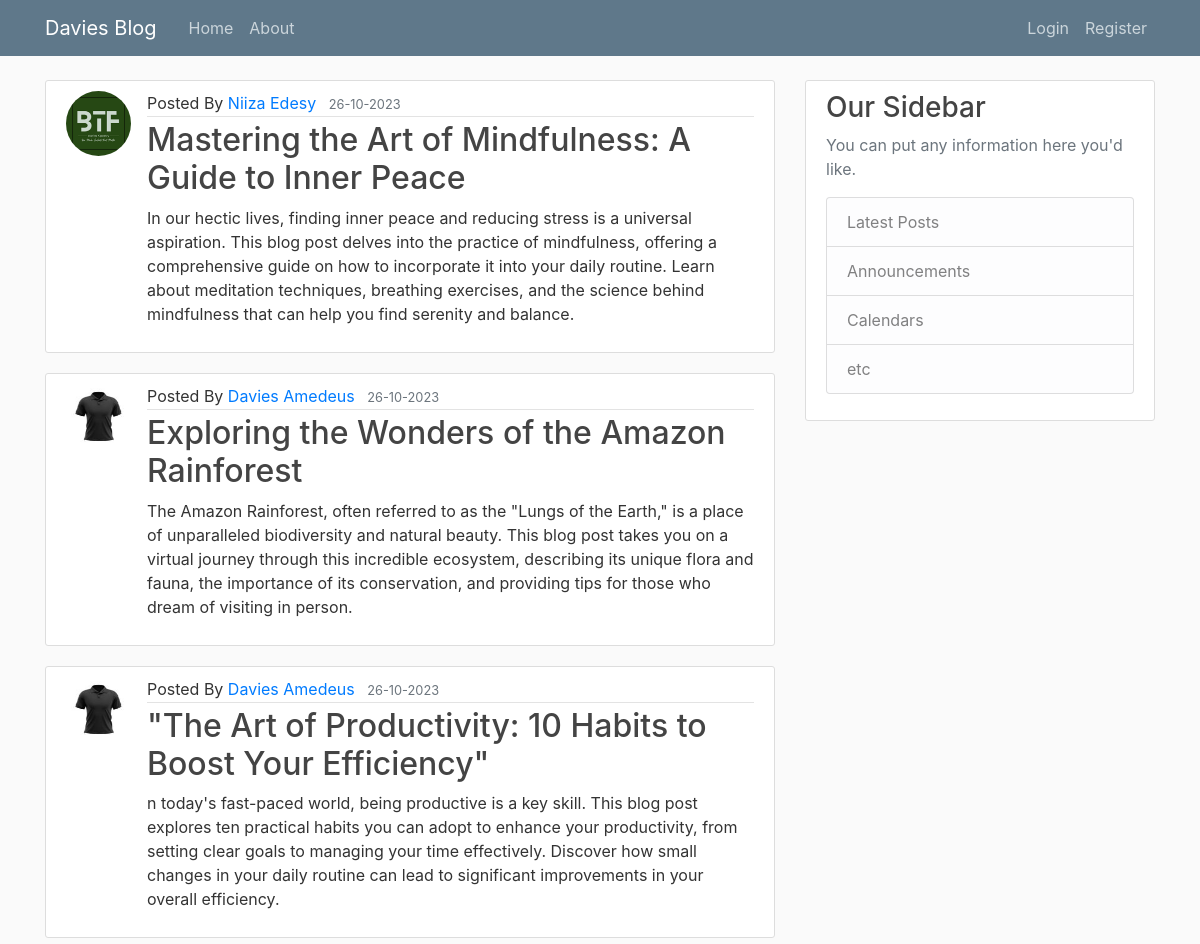
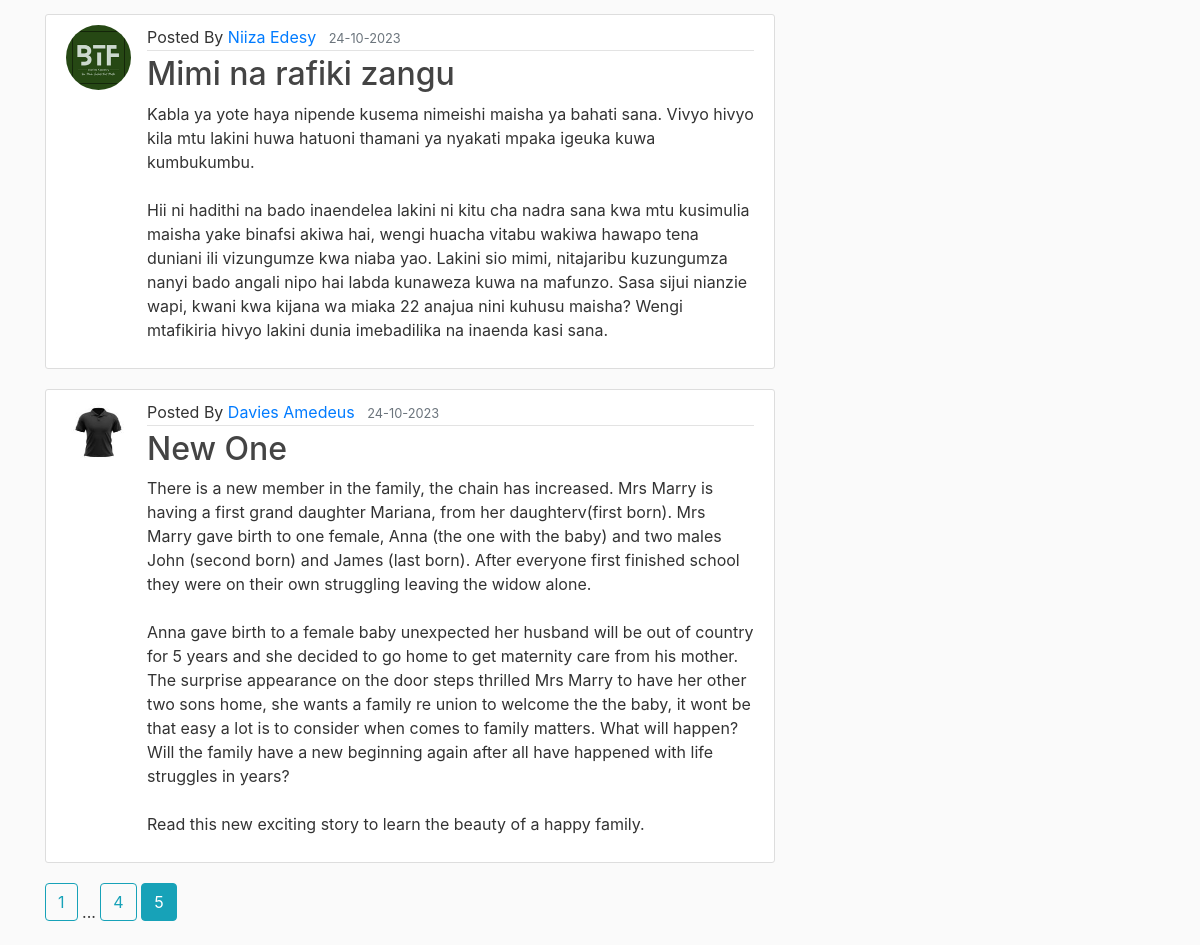
/home?page=5, run on the app's committed database (2 pictures, top to bottom).
### DaviesBlog/models.py (models this page shows, shortened)
class Post(db.Model, UserMixin):
    id = db.Column(db.Integer, primary_key=True)
    title = db.Column(db.String(100), nullable=False)
    date_posted = db.Column(db.DateTime, nullable=False, default=datetime.utcnow)
    content = db.Column(db.Text, nullable=False)
    user_id = db.Column(db.Integer, db.ForeignKey('user.id'), nullable=False)

class User(db.Model, UserMixin):
    id = db.Column(db.Integer, primary_key=True)
    username = db.Column(db.String(20), unique=True, nullable=False)
    email = db.Column(db.String(120), unique=True, nullable=False)
    image_file = db.Column(db.String(20), nullable=False, default='default.jpg')
    password = db.Column(db.String(60), nullable=False)
    posts = db.relationship('Post', backref='author', lazy=True)

### DaviesBlog/main/routes.py (the view)
@main.route("/")
@main.route("/home")
def home():
    page = request.args.get('page', 1, type=int)
    posts = Post.query.order_by(Post.date_posted.desc()).paginate(page=page,  per_page=5)
    return render_template('home.html', posts=posts)

### DaviesBlog/templates/home.html
{% extends "layout.html" %}
    {% block content %}
       {% for post in posts.items  %}
        <article class="media content-section">
            <img class="rounded-circle article-img" src="{{ url_for('static', filename='profile_pics/' + post.author.image_file) }}" alt="">
            <div class="media-body">
                <div class="article-metadata">
                   Posted By <a class="mr-2" href="{{ url_for('users.user_posts', username=post.author.username) }}">{{ post.author.username }}</a>
                    <small class="text-muted">{{ post.date_posted.strftime('%d-%m-%Y ') }}</small>
                </div>
                <h2><a class="article-title" href="{{url_for('posts.post', post_id=post.id)}}">{{ post.title }}</a></h2>
                <p class="article-content">{{ post.content }}</p>
            </div>
        </article>
        {% endfor %}
        {% for page_num in posts.iter_pages(left_edge=1, right_edge=1, left_current=1, right_current=2) %}
            {% if page_num %}
                {% if posts.page == page_num %}
                    <a class="btn  btn-info mb-4" href="{{ url_for('main.home', page=page_num) }}">{{ page_num }}</a>
                {% else %}
                    <a class="btn btn-outline-info mb-4" href="{{ url_for('main.home', page=page_num) }}">{{ page_num }}</a>
                {% endif %}
            {% else %}
                ...
            {% endif %}
        {% endfor %}
    {% endblock content %}

### DaviesBlog/static/main.css (style rules this page uses)
body { background: #fafafa; color: #333333; margin-top: 5rem; }
h1, h2, h3, h4, h5, h6 { color: #444444; }
.content-section { background: #ffffff; padding: 10px 20px; border: 1px solid #dddddd; border-radius: 3px; margin-bottom: 20px; }
.article-title { color: #444444; }
.article-content { white-space: pre-line; }
.article-img { height: 65px; width: 65px; margin-right: 16px; }
.article-metadata { padding-bottom: 1px; margin-bottom: 4px; border-bottom: 1px solid #e3e3e3 }

### data on the page
Post: image_file (picture), author.username "Niiza Edesy", date_posted "26-10-2023", title "Mastering the Art of Mindfulness: A Guide to Inner Peace", content "In our hectic lives, finding inner peace and reducing stress is a universal aspiration. This blog post delves into the practice of mindfulness, offering a comprehensive guide on how to incorporate it into your daily routine. Learn about meditation techniques, breathing exercises, and the science behind mindfulness that can help you find serenity and balance."
Post: image_file (picture), author.username "Davies Amedeus", date_posted "26-10-2023", title "Exploring the Wonders of the Amazon Rainforest", content "The Amazon Rainforest, often referred to as the \"Lungs of the Earth,\" is a place of unparalleled biodiversity and natural beauty. This blog post takes you on a virtual journey through this incredible ecosystem, describing its unique flora and fauna, the importance of its conservation, and providing tips for those who dream of visiting in person."
Post: image_file (picture), author.username "Davies Amedeus", date_posted "26-10-2023", title "\"The Art of Productivity: 10 Habits to Boost Your Efficiency\"", content "n today's fast-paced world, being productive is a key skill. This blog post explores ten practical habits you can adopt to enhance your productivity, from setting clear goals to managing your time effectively. Discover how small changes in your daily routine can lead to significant improvements in your overall efficiency."
Post: image_file (picture), author.username "Niiza Edesy", date_posted "24-10-2023", title "Mimi na rafiki zangu", content "Kabla ya yote haya nipende kusema nimeishi maisha ya bahati sana. Vivyo hivyo kila mtu lakini huwa hatuoni thamani ya nyakati mpaka igeuka kuwa kumbukumbu. Hii ni hadithi na bado inaendelea lakini ni kitu cha nadra sana kwa mtu kusimulia maisha yake binafsi akiwa hai, wengi huacha vitabu wakiwa hawapo tena duniani ili vizungumze kwa niaba yao. Lakini sio mimi, nitajaribu kuzungumza nanyi bado angali nipo hai labda kunaweza kuwa na mafunzo. Sasa sijui nianzie wapi, kwani kwa kijana wa miaka 22 anajua nini kuhusu maisha? Wengi mtafikiria hivyo lakini dunia imebadilika na inaenda kasi sana."
Post: image_file (picture), author.username "Davies Amedeus", date_posted "24-10-2023", title "New One", content "There is a new member in the family, the chain has increased. Mrs Marry is having a first grand daughter Mariana, from her daughterv(first born). Mrs Marry gave birth to one female, Anna (the one with the baby) and two males John (second born) and James (last born). After everyone first finished school they were on their own struggling leaving the widow alone. Anna gave birth to a female baby unexpected her husband will be out of country for 5 years and she decided to go home to get maternity care from his mother. The surprise appearance on the door steps thrilled Mrs Marry to have her other two sons home, she wants a family re union to welcome the the baby, it wont be that easy a lot is to…"

### other printed values
{{ page_num }} "1" "4"
{{ page_num }} "5"
